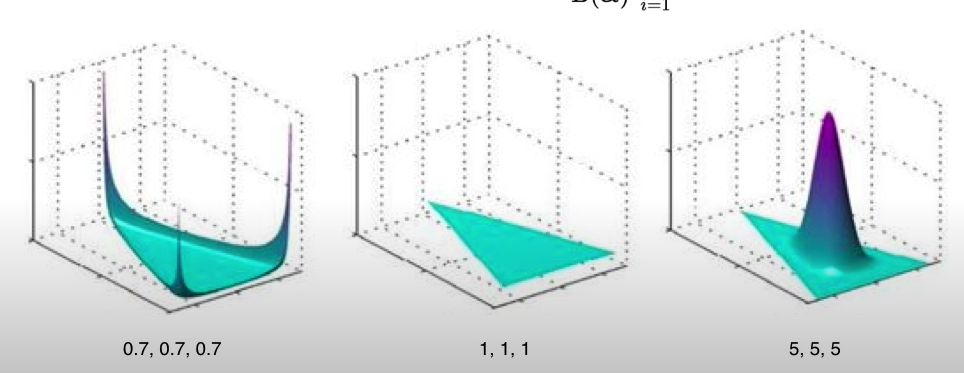
#> input picture Machine Learning/Clustering/LDA (Latent Dirichlet allocation)/images/lda2.png, 964 x 373 px
$ jupyter execute --allow-errors lda.ipynb
#> lines starting #> are read from the running program, lines starting #| are printed output that depends on the picture
1. [Latent Dirichlet Association](#latent-dirichlet-association)

#### Latent Dirichlet Association:
- it is a probablistic model which represents documents as probability distribution over topics and topics as probability distribution over words
- it is an algorithm commonly used to identify and group similar words based on their thematic structure

[cell 1]
from PIL import Image
from IPython.display import display

img = Image.open('images/lda2.png')
#> img is the input picture: PIL image 964x373 RGBA; mean R, G, B, A 220.4, 230.4, 230.4, 255
new_image = img.resize((520, 230))
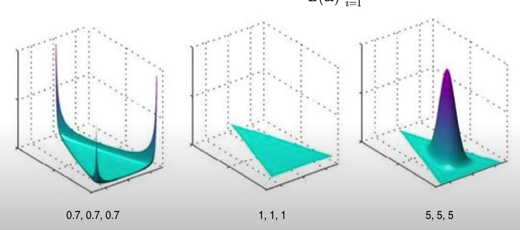
#> new_image: PIL image 520x230 RGBA; mean R, G, B, A 220.4, 230.4, 230.4, 255
display(new_image)

- now the latent dirichlet works with the below setup
    - α = document-topic dirichlet distribution
    - β = topic-words dirichlet distribution
    - φ = multinomial distribution of document-topics
    - θ = multinomial distribution of topics-words
    - ζ = topics
    - w = words of the documents are generated based on topic and multinomial distribution

[cell 2]
from PIL import Image
from IPython.display import display

img = Image.open('images/lda.png')
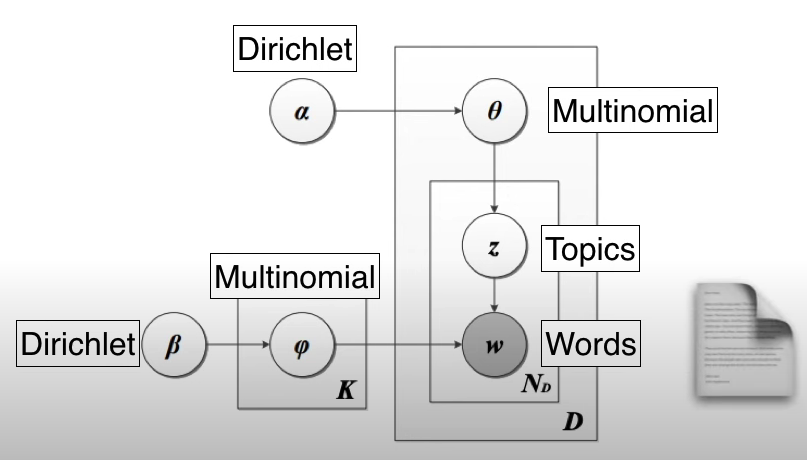
#> input picture Machine Learning/Clustering/LDA (Latent Dirichlet allocation)/images/lda.png, 807 x 460 px
#> img is the input picture: PIL image 807x460 RGBA; mean R, G, B, A 227.6, 227.6, 227.6, 255
new_image = img.resize((420, 230))
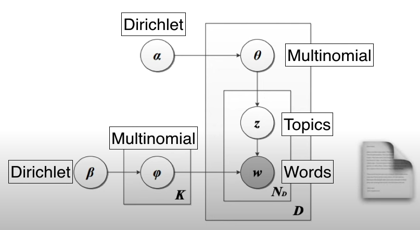
#> new_image: PIL image 420x230 RGBA; mean R, G, B, A 227.6, 227.6, 227.6, 255
display(new_image)

- α & β are dirichlet distributions
    - multivariate generalization of beta distribution and has an α associated with it
        - α = 1: the datapoints i.e. documents-topics inside the dirichlet distribution is spread out
        - α > 1: the datapoints i.e. documents-topics inside the dirichlet distribution is concentrated at the center region
        - α < 1: the datapoints i.e. documents-topics inside the dirichlet distribution is concentrated at the corners
- α represent the document-topic distribution i.e. documents are multivariate distributions within the topics as shown below

[cell 3]
from PIL import Image
from IPython.display import display

img = Image.open('images/lda3.png')
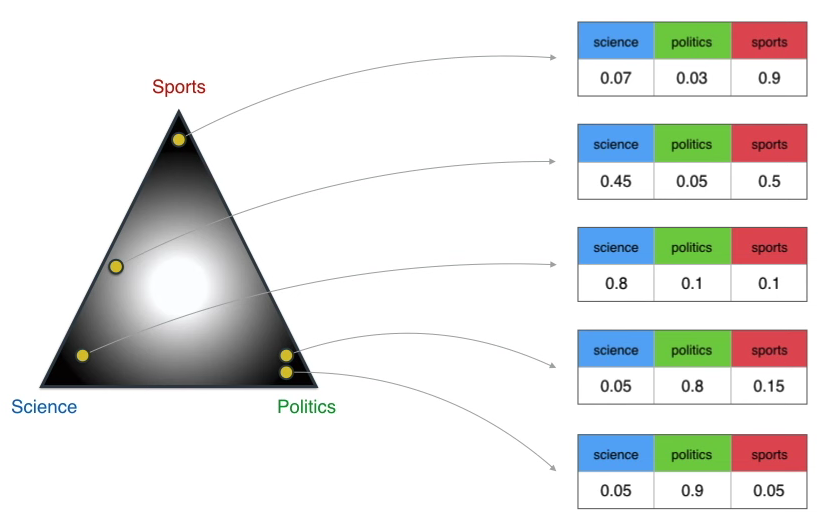
#> input picture Machine Learning/Clustering/LDA (Latent Dirichlet allocation)/images/lda3.png, 820 x 526 px
#> img is the input picture: PIL image 820x526 RGBA; mean R, G, B, A 228, 228.7, 227.3, 255
new_image = img.resize((420, 230))
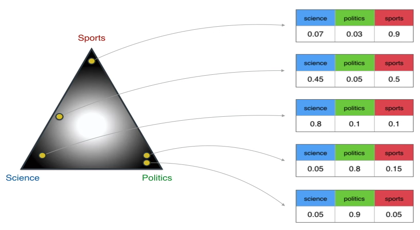
#> new_image: PIL image 420x230 RGBA; mean R, G, B, A 227.9, 228.6, 227.2, 255
display(new_image)

[cell 4]
from PIL import Image
from IPython.display import display

img = Image.open('images/lda4.png')
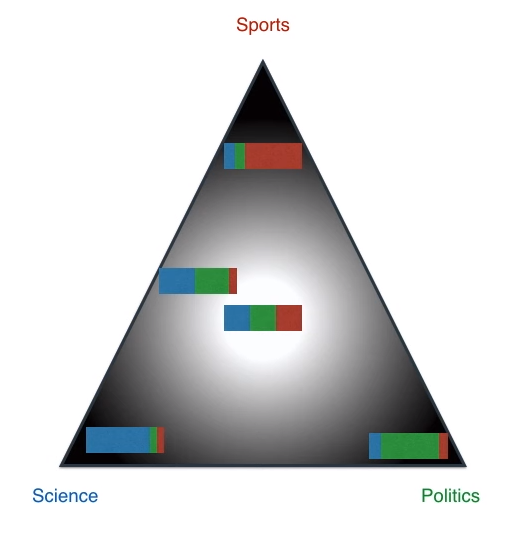
#> input picture Machine Learning/Clustering/LDA (Latent Dirichlet allocation)/images/lda4.png, 513 x 535 px
#> img is the input picture: PIL image 513x535 RGBA; mean R, G, B, A 213.7, 214.8, 215, 255
new_image = img.resize((270, 230))
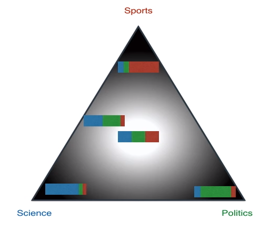
#> new_image: PIL image 270x230 RGBA; mean R, G, B, A 213.7, 214.8, 214.9, 255
display(new_image)

- in documents-topics dirichlet distribution based on the number of topic, we will get different shapes
    - 2 topics: straight line
    - 3 topics: triangle
    - 4 topics: tetrahedron
    - 5 or more topics: n-dimensional simplex

[cell 5]
from PIL import Image
from IPython.display import display

img = Image.open('images/lda5.png')
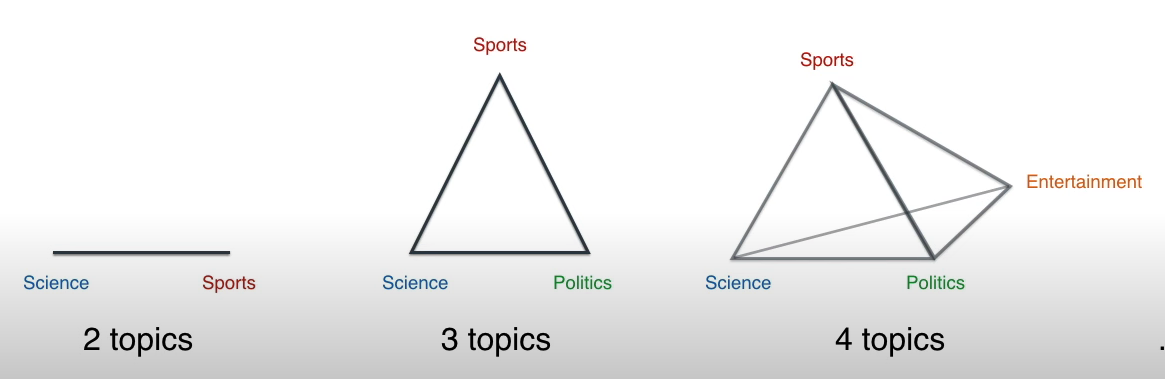
#> input picture Machine Learning/Clustering/LDA (Latent Dirichlet allocation)/images/lda5.png, 1165 x 379 px
#> img is the input picture: PIL image 1165x379 RGBA; mean R, G, B, A 237.7, 237.7, 237.7, 255
new_image = img.resize((720, 230))
#> new_image: PIL image 720x230 RGBA
display(new_image)

- β, topics-words dirichlet distribution is shown below

[cell 6]
from PIL import Image
from IPython.display import display

img = Image.open('images/lda6.png')
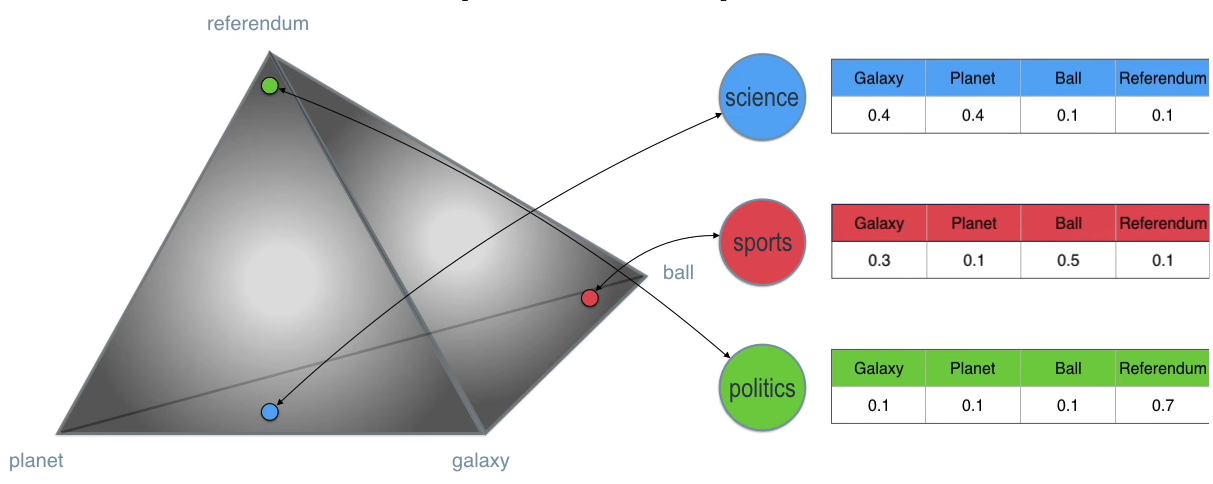
#> input picture Machine Learning/Clustering/LDA (Latent Dirichlet allocation)/images/lda6.png, 1213 x 484 px
#> img is the input picture: PIL image 1213x484 RGBA; mean R, G, B, A 216.1, 217, 215.9, 255
new_image = img.resize((620, 230))
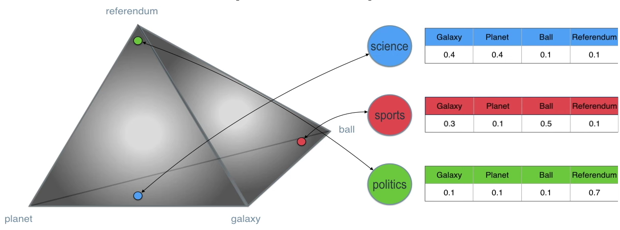
#> new_image: PIL image 620x230 RGBA; mean R, G, B, A 216.1, 216.9, 215.8, 255
display(new_image)
